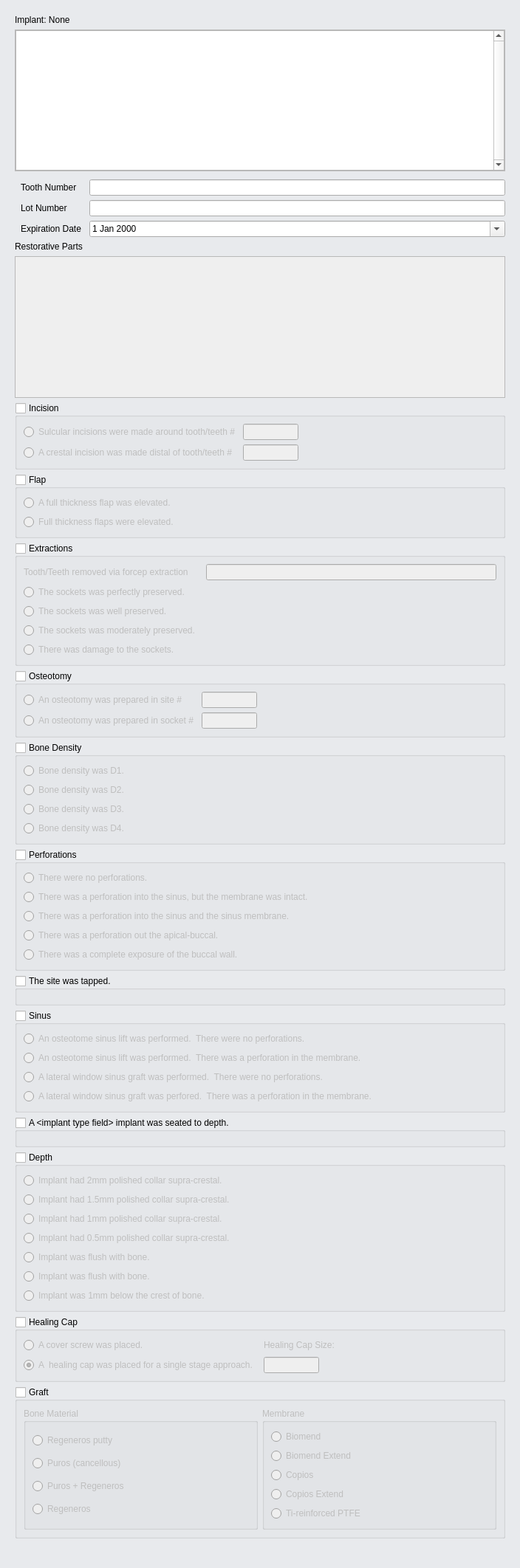
<?xml version="1.0" encoding="UTF-8"?>
<ui version="4.0">
 <class>newImplant</class>
 <widget class="QWidget" name="newImplant">
  <property name="geometry">
   <rect>
    <x>0</x>
    <y>0</y>
    <width>704</width>
    <height>1920</height>
   </rect>
  </property>
  <property name="windowTitle">
   <string>Form</string>
  </property>
  <property name="styleSheet">
   <string notr="true">#newImplant {
	background-color: rgb(232, 234, 237);
}</string>
  </property>
  <layout class="QVBoxLayout" name="verticalLayout">
   <item>
    <widget class="QWidget" name="newImplantWidget" native="true">
     <layout class="QVBoxLayout" name="newImplantLayout" stretch="0,0,0,0,0,0,1">
      <item>
       <widget class="QLabel" name="implantBoxLabel">
        <property name="text">
         <string>Implant: None</string>
        </property>
       </widget>
      </item>
      <item>
       <widget class="QScrollArea" name="scrollArea_2">
        <property name="sizePolicy">
         <sizepolicy hsizetype="Expanding" vsizetype="Fixed">
          <horstretch>0</horstretch>
          <verstretch>0</verstretch>
         </sizepolicy>
        </property>
        <property name="minimumSize">
         <size>
          <width>0</width>
          <height>192</height>
         </size>
        </property>
        <property name="maximumSize">
         <size>
          <width>16777215</width>
          <height>192</height>
         </size>
        </property>
        <property name="verticalScrollBarPolicy">
         <enum>Qt::ScrollBarAlwaysOff</enum>
        </property>
        <property name="widgetResizable">
         <bool>true</bool>
        </property>
        <widget class="QWidget" name="scrollAreaWidgetContents_2">
         <property name="geometry">
          <rect>
           <x>0</x>
           <y>0</y>
           <width>666</width>
           <height>190</height>
          </rect>
         </property>
         <layout class="QVBoxLayout" name="verticalLayout_7">
          <property name="spacing">
           <number>0</number>
          </property>
          <property name="leftMargin">
           <number>0</number>
          </property>
          <property name="topMargin">
           <number>0</number>
          </property>
          <property name="rightMargin">
           <number>0</number>
          </property>
          <property name="bottomMargin">
           <number>0</number>
          </property>
          <item>
           <widget class="QTreeView" name="implantList">
            <property name="sizePolicy">
             <sizepolicy hsizetype="Expanding" vsizetype="Expanding">
              <horstretch>0</horstretch>
              <verstretch>0</verstretch>
             </sizepolicy>
            </property>
            <property name="autoFillBackground">
             <bool>false</bool>
            </property>
            <property name="frameShadow">
             <enum>QFrame::Plain</enum>
            </property>
            <property name="verticalScrollBarPolicy">
             <enum>Qt::ScrollBarAlwaysOn</enum>
            </property>
            <property name="editTriggers">
             <set>QAbstractItemView::NoEditTriggers</set>
            </property>
           </widget>
          </item>
         </layout>
        </widget>
       </widget>
      </item>
      <item>
       <layout class="QGridLayout" name="implantGrid" columnstretch="0,0">
        <property name="leftMargin">
         <number>8</number>
        </property>
        <property name="topMargin">
         <number>5</number>
        </property>
        <property name="horizontalSpacing">
         <number>11</number>
        </property>
        <item row="2" column="0">
         <widget class="QLabel" name="label_9">
          <property name="text">
           <string>Expiration Date</string>
          </property>
         </widget>
        </item>
        <item row="0" column="0">
         <widget class="QLabel" name="label_6">
          <property name="text">
           <string>Tooth Number</string>
          </property>
         </widget>
        </item>
        <item row="2" column="1">
         <widget class="QDateEdit" name="expirationDate">
          <property name="calendarPopup">
           <bool>true</bool>
          </property>
         </widget>
        </item>
        <item row="1" column="0">
         <widget class="QLabel" name="label_8">
          <property name="text">
           <string>Lot Number</string>
          </property>
         </widget>
        </item>
        <item row="0" column="1">
         <widget class="QLineEdit" name="toothNumber"/>
        </item>
        <item row="1" column="1">
         <widget class="QLineEdit" name="lotNumber"/>
        </item>
       </layout>
      </item>
      <item>
       <widget class="QLabel" name="restorativePartsBoxLabel">
        <property name="text">
         <string>Restorative Parts</string>
        </property>
       </widget>
      </item>
      <item>
       <widget class="QScrollArea" name="restorativePartsScroll">
        <property name="sizePolicy">
         <sizepolicy hsizetype="Expanding" vsizetype="Fixed">
          <horstretch>0</horstretch>
          <verstretch>0</verstretch>
         </sizepolicy>
        </property>
        <property name="minimumSize">
         <size>
          <width>0</width>
          <height>192</height>
         </size>
        </property>
        <property name="maximumSize">
         <size>
          <width>16777215</width>
          <height>192</height>
         </size>
        </property>
        <property name="widgetResizable">
         <bool>true</bool>
        </property>
        <widget class="QWidget" name="restorativePartsScrollWidget">
         <property name="geometry">
          <rect>
           <x>0</x>
           <y>0</y>
           <width>666</width>
           <height>190</height>
          </rect>
         </property>
         <layout class="QVBoxLayout" name="verticalLayout_13">
          <property name="leftMargin">
           <number>0</number>
          </property>
          <property name="topMargin">
           <number>0</number>
          </property>
          <property name="rightMargin">
           <number>0</number>
          </property>
          <property name="bottomMargin">
           <number>0</number>
          </property>
          <item>
           <layout class="QVBoxLayout" name="restorativePartsList">
            <property name="sizeConstraint">
             <enum>QLayout::SetMinimumSize</enum>
            </property>
            <property name="leftMargin">
             <number>15</number>
            </property>
            <property name="topMargin">
             <number>9</number>
            </property>
            <property name="rightMargin">
             <number>9</number>
            </property>
            <property name="bottomMargin">
             <number>9</number>
            </property>
           </layout>
          </item>
         </layout>
        </widget>
       </widget>
      </item>
      <item>
       <layout class="QGridLayout" name="topReportGrid">
        <item row="1" column="0">
         <widget class="QGroupBox" name="flapBox">
          <property name="title">
           <string>Flap</string>
          </property>
          <property name="checkable">
           <bool>true</bool>
          </property>
          <property name="checked">
           <bool>false</bool>
          </property>
          <layout class="QVBoxLayout" name="verticalLayout_2">
           <item>
            <widget class="QRadioButton" name="radioButton_2">
             <property name="text">
              <string>A full thickness flap was elevated. </string>
             </property>
            </widget>
           </item>
           <item>
            <widget class="QRadioButton" name="radioButton_3">
             <property name="text">
              <string>Full thickness flaps were elevated. </string>
             </property>
            </widget>
           </item>
          </layout>
         </widget>
        </item>
        <item row="7" column="0">
         <widget class="QGroupBox" name="sinusBox">
          <property name="title">
           <string>Sinus</string>
          </property>
          <property name="checkable">
           <bool>true</bool>
          </property>
          <property name="checked">
           <bool>false</bool>
          </property>
          <layout class="QVBoxLayout" name="verticalLayout_6">
           <item>
            <widget class="QRadioButton" name="radioButton_18">
             <property name="text">
              <string>An osteotome sinus lift was performed.  There were no perforations. </string>
             </property>
            </widget>
           </item>
           <item>
            <widget class="QRadioButton" name="radioButton_21">
             <property name="text">
              <string>An osteotome sinus lift was performed.  There was a perforation in the membrane. </string>
             </property>
            </widget>
           </item>
           <item>
            <widget class="QRadioButton" name="radioButton_20">
             <property name="text">
              <string>A lateral window sinus graft was performed.  There were no perforations. </string>
             </property>
            </widget>
           </item>
           <item>
            <widget class="QRadioButton" name="radioButton_19">
             <property name="text">
              <string>A lateral window sinus graft was perfored.  There was a perforation in the membrane. </string>
             </property>
            </widget>
           </item>
          </layout>
         </widget>
        </item>
        <item row="6" column="0">
         <widget class="QGroupBox" name="tappedBox">
          <property name="title">
           <string>The site was tapped. </string>
          </property>
          <property name="checkable">
           <bool>true</bool>
          </property>
          <property name="checked">
           <bool>false</bool>
          </property>
          <layout class="QVBoxLayout" name="verticalLayout_5"/>
         </widget>
        </item>
        <item row="8" column="0">
         <widget class="QGroupBox" name="implantSeatedBox">
          <property name="title">
           <string>A &lt;implant type field&gt; implant was seated to depth. </string>
          </property>
          <property name="checkable">
           <bool>true</bool>
          </property>
          <property name="checked">
           <bool>false</bool>
          </property>
          <layout class="QVBoxLayout" name="verticalLayout_8"/>
         </widget>
        </item>
        <item row="0" column="0">
         <widget class="QGroupBox" name="incisionBox">
          <property name="sizePolicy">
           <sizepolicy hsizetype="Preferred" vsizetype="Preferred">
            <horstretch>0</horstretch>
            <verstretch>0</verstretch>
           </sizepolicy>
          </property>
          <property name="title">
           <string>Incision</string>
          </property>
          <property name="flat">
           <bool>false</bool>
          </property>
          <property name="checkable">
           <bool>true</bool>
          </property>
          <property name="checked">
           <bool>false</bool>
          </property>
          <layout class="QGridLayout" name="gridLayout_6" columnstretch="0,0,0,0,0,1">
           <item row="4" column="4">
            <widget class="QLineEdit" name="incisionEdit2">
             <property name="sizePolicy">
              <sizepolicy hsizetype="Fixed" vsizetype="Fixed">
               <horstretch>0</horstretch>
               <verstretch>0</verstretch>
              </sizepolicy>
             </property>
             <property name="maximumSize">
              <size>
               <width>75</width>
               <height>16777215</height>
              </size>
             </property>
            </widget>
           </item>
           <item row="3" column="3">
            <widget class="QRadioButton" name="incisionButton1">
             <property name="sizePolicy">
              <sizepolicy hsizetype="Minimum" vsizetype="Fixed">
               <horstretch>0</horstretch>
               <verstretch>0</verstretch>
              </sizepolicy>
             </property>
             <property name="text">
              <string>Sulcular incisions were made around tooth/teeth #</string>
             </property>
            </widget>
           </item>
           <item row="4" column="3">
            <widget class="QRadioButton" name="incisionButton2">
             <property name="sizePolicy">
              <sizepolicy hsizetype="Minimum" vsizetype="Fixed">
               <horstretch>0</horstretch>
               <verstretch>0</verstretch>
              </sizepolicy>
             </property>
             <property name="text">
              <string>A crestal incision was made distal of tooth/teeth #</string>
             </property>
            </widget>
           </item>
           <item row="3" column="4">
            <widget class="QLineEdit" name="incisionEdit1">
             <property name="sizePolicy">
              <sizepolicy hsizetype="Fixed" vsizetype="Fixed">
               <horstretch>0</horstretch>
               <verstretch>0</verstretch>
              </sizepolicy>
             </property>
             <property name="maximumSize">
              <size>
               <width>75</width>
               <height>16777215</height>
              </size>
             </property>
            </widget>
           </item>
           <item row="3" column="5">
            <widget class="QLabel" name="label_3">
             <property name="text">
              <string/>
             </property>
            </widget>
           </item>
          </layout>
         </widget>
        </item>
        <item row="2" column="0">
         <widget class="QGroupBox" name="extractionBox">
          <property name="title">
           <string>Extractions</string>
          </property>
          <property name="checkable">
           <bool>true</bool>
          </property>
          <property name="checked">
           <bool>false</bool>
          </property>
          <layout class="QGridLayout" name="gridLayout_9">
           <item row="3" column="0">
            <widget class="QRadioButton" name="extractionButton1">
             <property name="text">
              <string>The sockets was perfectly preserved. </string>
             </property>
            </widget>
           </item>
           <item row="6" column="0">
            <widget class="QRadioButton" name="extractionButton4">
             <property name="text">
              <string>There was damage to the sockets. </string>
             </property>
            </widget>
           </item>
           <item row="4" column="0">
            <widget class="QRadioButton" name="extractionButton2">
             <property name="text">
              <string>The sockets was well preserved. </string>
             </property>
            </widget>
           </item>
           <item row="5" column="0">
            <widget class="QRadioButton" name="extractionButton3">
             <property name="text">
              <string>The sockets was moderately preserved. </string>
             </property>
            </widget>
           </item>
           <item row="2" column="0">
            <widget class="QLabel" name="label_17">
             <property name="text">
              <string>Tooth/Teeth removed via forcep extraction</string>
             </property>
            </widget>
           </item>
           <item row="2" column="1">
            <widget class="QLineEdit" name="extractionEdit"/>
           </item>
          </layout>
         </widget>
        </item>
        <item row="3" column="0">
         <widget class="QGroupBox" name="osteotomyBox">
          <property name="title">
           <string>Osteotomy</string>
          </property>
          <property name="checkable">
           <bool>true</bool>
          </property>
          <property name="checked">
           <bool>false</bool>
          </property>
          <layout class="QGridLayout" name="gridLayout_5" columnstretch="0,0,0,1">
           <property name="sizeConstraint">
            <enum>QLayout::SetDefaultConstraint</enum>
           </property>
           <item row="0" column="0">
            <widget class="QRadioButton" name="osteotomyButton1">
             <property name="text">
              <string>An osteotomy was prepared in site #</string>
             </property>
            </widget>
           </item>
           <item row="5" column="2">
            <widget class="QLineEdit" name="osteotomyEdit2">
             <property name="sizePolicy">
              <sizepolicy hsizetype="Fixed" vsizetype="Fixed">
               <horstretch>0</horstretch>
               <verstretch>0</verstretch>
              </sizepolicy>
             </property>
             <property name="maximumSize">
              <size>
               <width>75</width>
               <height>16777215</height>
              </size>
             </property>
            </widget>
           </item>
           <item row="0" column="2">
            <widget class="QLineEdit" name="osteotomyEdit1">
             <property name="sizePolicy">
              <sizepolicy hsizetype="Fixed" vsizetype="Fixed">
               <horstretch>0</horstretch>
               <verstretch>0</verstretch>
              </sizepolicy>
             </property>
             <property name="maximumSize">
              <size>
               <width>75</width>
               <height>16777215</height>
              </size>
             </property>
            </widget>
           </item>
           <item row="5" column="0">
            <widget class="QRadioButton" name="osteotomyButton2">
             <property name="text">
              <string>An osteotomy was prepared in socket #</string>
             </property>
            </widget>
           </item>
           <item row="0" column="3">
            <widget class="QLabel" name="label_2">
             <property name="text">
              <string/>
             </property>
            </widget>
           </item>
          </layout>
         </widget>
        </item>
        <item row="5" column="0">
         <widget class="QGroupBox" name="perforationsBox">
          <property name="title">
           <string>Perforations</string>
          </property>
          <property name="checkable">
           <bool>true</bool>
          </property>
          <property name="checked">
           <bool>false</bool>
          </property>
          <layout class="QVBoxLayout" name="verticalLayout_4">
           <item>
            <widget class="QRadioButton" name="radioButton_13">
             <property name="text">
              <string>There were no perforations. </string>
             </property>
            </widget>
           </item>
           <item>
            <widget class="QRadioButton" name="radioButton_17">
             <property name="text">
              <string>There was a perforation into the sinus, but the membrane was intact. </string>
             </property>
            </widget>
           </item>
           <item>
            <widget class="QRadioButton" name="radioButton_16">
             <property name="text">
              <string>There was a perforation into the sinus and the sinus membrane. </string>
             </property>
            </widget>
           </item>
           <item>
            <widget class="QRadioButton" name="radioButton_15">
             <property name="text">
              <string>There was a perforation out the apical-buccal. </string>
             </property>
            </widget>
           </item>
           <item>
            <widget class="QRadioButton" name="radioButton_14">
             <property name="text">
              <string>There was a complete exposure of the buccal wall. </string>
             </property>
            </widget>
           </item>
          </layout>
         </widget>
        </item>
        <item row="4" column="0">
         <widget class="QGroupBox" name="boneDensityBox">
          <property name="title">
           <string>Bone Density</string>
          </property>
          <property name="checkable">
           <bool>true</bool>
          </property>
          <property name="checked">
           <bool>false</bool>
          </property>
          <layout class="QVBoxLayout" name="verticalLayout_3">
           <item>
            <widget class="QRadioButton" name="radioButton_9">
             <property name="text">
              <string>Bone density was D1. </string>
             </property>
            </widget>
           </item>
           <item>
            <widget class="QRadioButton" name="radioButton_12">
             <property name="text">
              <string>Bone density was D2. </string>
             </property>
            </widget>
           </item>
           <item>
            <widget class="QRadioButton" name="radioButton_11">
             <property name="text">
              <string>Bone density was D3. </string>
             </property>
            </widget>
           </item>
           <item>
            <widget class="QRadioButton" name="radioButton_10">
             <property name="text">
              <string>Bone density was D4. </string>
             </property>
            </widget>
           </item>
          </layout>
         </widget>
        </item>
        <item row="9" column="0">
         <widget class="QGroupBox" name="depthBox">
          <property name="title">
           <string>Depth</string>
          </property>
          <property name="checkable">
           <bool>true</bool>
          </property>
          <property name="checked">
           <bool>false</bool>
          </property>
          <layout class="QVBoxLayout" name="verticalLayout_9">
           <item>
            <widget class="QRadioButton" name="radioButton_22">
             <property name="text">
              <string>Implant had 2mm polished collar supra-crestal. </string>
             </property>
            </widget>
           </item>
           <item>
            <widget class="QRadioButton" name="radioButton_28">
             <property name="text">
              <string>Implant had 1.5mm polished collar supra-crestal. </string>
             </property>
            </widget>
           </item>
           <item>
            <widget class="QRadioButton" name="radioButton_27">
             <property name="text">
              <string>Implant had 1mm polished collar supra-crestal. </string>
             </property>
            </widget>
           </item>
           <item>
            <widget class="QRadioButton" name="radioButton_26">
             <property name="text">
              <string>Implant had 0.5mm polished collar supra-crestal. </string>
             </property>
            </widget>
           </item>
           <item>
            <widget class="QRadioButton" name="radioButton_25">
             <property name="text">
              <string>Implant was flush with bone. </string>
             </property>
            </widget>
           </item>
           <item>
            <widget class="QRadioButton" name="radioButton_24">
             <property name="text">
              <string>Implant was flush with bone. </string>
             </property>
            </widget>
           </item>
           <item>
            <widget class="QRadioButton" name="radioButton_23">
             <property name="text">
              <string>Implant was 1mm below the crest of bone. </string>
             </property>
            </widget>
           </item>
          </layout>
         </widget>
        </item>
        <item row="11" column="0">
         <widget class="QGroupBox" name="graftBox">
          <property name="title">
           <string>Graft</string>
          </property>
          <property name="checkable">
           <bool>true</bool>
          </property>
          <property name="checked">
           <bool>false</bool>
          </property>
          <layout class="QHBoxLayout" name="horizontalLayout_2">
           <item>
            <widget class="QGroupBox" name="boneMaterialBox">
             <property name="title">
              <string>Bone Material</string>
             </property>
             <layout class="QVBoxLayout" name="verticalLayout_10">
              <item>
               <widget class="QRadioButton" name="radioButton_31">
                <property name="text">
                 <string>Regeneros putty</string>
                </property>
               </widget>
              </item>
              <item>
               <widget class="QRadioButton" name="radioButton_34">
                <property name="text">
                 <string>Puros (cancellous)</string>
                </property>
               </widget>
              </item>
              <item>
               <widget class="QRadioButton" name="radioButton_33">
                <property name="text">
                 <string>Puros + Regeneros</string>
                </property>
               </widget>
              </item>
              <item>
               <widget class="QRadioButton" name="radioButton_32">
                <property name="text">
                 <string>Regeneros</string>
                </property>
               </widget>
              </item>
             </layout>
            </widget>
           </item>
           <item>
            <widget class="QGroupBox" name="boneMembraneBox">
             <property name="title">
              <string>Membrane</string>
             </property>
             <layout class="QVBoxLayout" name="verticalLayout_11">
              <item>
               <widget class="QRadioButton" name="radioButton_39">
                <property name="text">
                 <string>Biomend</string>
                </property>
               </widget>
              </item>
              <item>
               <widget class="QRadioButton" name="radioButton_35">
                <property name="text">
                 <string>Biomend Extend</string>
                </property>
               </widget>
              </item>
              <item>
               <widget class="QRadioButton" name="radioButton_36">
                <property name="text">
                 <string>Copios</string>
                </property>
               </widget>
              </item>
              <item>
               <widget class="QRadioButton" name="radioButton_38">
                <property name="text">
                 <string>Copios Extend</string>
                </property>
               </widget>
              </item>
              <item>
               <widget class="QRadioButton" name="radioButton_37">
                <property name="text">
                 <string>Ti-reinforced PTFE</string>
                </property>
               </widget>
              </item>
             </layout>
            </widget>
           </item>
          </layout>
         </widget>
        </item>
        <item row="10" column="0">
         <widget class="QGroupBox" name="healingCapBox">
          <property name="title">
           <string>Healing Cap</string>
          </property>
          <property name="checkable">
           <bool>true</bool>
          </property>
          <property name="checked">
           <bool>false</bool>
          </property>
          <layout class="QGridLayout" name="gridLayout_7" columnstretch="0,0,0">
           <item row="5" column="1">
            <widget class="QLineEdit" name="healingCapEdit">
             <property name="enabled">
              <bool>true</bool>
             </property>
             <property name="maximumSize">
              <size>
               <width>75</width>
               <height>16777215</height>
              </size>
             </property>
            </widget>
           </item>
           <item row="5" column="0">
            <widget class="QRadioButton" name="healingCapButton2">
             <property name="text">
              <string>A  healing cap was placed for a single stage approach. </string>
             </property>
             <property name="checked">
              <bool>true</bool>
             </property>
            </widget>
           </item>
           <item row="0" column="0">
            <widget class="QRadioButton" name="healingCapButton1">
             <property name="text">
              <string>A cover screw was placed. </string>
             </property>
            </widget>
           </item>
           <item row="0" column="1">
            <widget class="QLabel" name="healingCapEditLabel">
             <property name="text">
              <string>Healing Cap Size:</string>
             </property>
             <property name="buddy">
              <cstring>healingCapEdit</cstring>
             </property>
            </widget>
           </item>
           <item row="5" column="2">
            <spacer name="horizontalSpacer">
             <property name="orientation">
              <enum>Qt::Horizontal</enum>
             </property>
             <property name="sizeHint" stdset="0">
              <size>
               <width>40</width>
               <height>20</height>
              </size>
             </property>
            </spacer>
           </item>
          </layout>
         </widget>
        </item>
       </layout>
      </item>
      <item>
       <widget class="QLabel" name="label">
        <property name="enabled">
         <bool>false</bool>
        </property>
        <property name="text">
         <string/>
        </property>
       </widget>
      </item>
     </layout>
    </widget>
   </item>
  </layout>
 </widget>
 <resources/>
 <connections>
  <connection>
   <sender>healingCapButton1</sender>
   <signal>pressed()</signal>
   <receiver>healingCapEditLabel</receiver>
   <slot>hide()</slot>
   <hints>
    <hint type="sourcelabel">
     <x>142</x>
     <y>1644</y>
    </hint>
    <hint type="destinationlabel">
     <x>347</x>
     <y>1637</y>
    </hint>
   </hints>
  </connection>
  <connection>
   <sender>healingCapButton1</sender>
   <signal>pressed()</signal>
   <receiver>healingCapEdit</receiver>
   <slot>hide()</slot>
   <hints>
    <hint type="sourcelabel">
     <x>312</x>
     <y>1639</y>
    </hint>
    <hint type="destinationlabel">
     <x>355</x>
     <y>1666</y>
    </hint>
   </hints>
  </connection>
  <connection>
   <sender>healingCapButton2</sender>
   <signal>pressed()</signal>
   <receiver>healingCapEditLabel</receiver>
   <slot>show()</slot>
   <hints>
    <hint type="sourcelabel">
     <x>294</x>
     <y>1662</y>
    </hint>
    <hint type="destinationlabel">
     <x>372</x>
     <y>1643</y>
    </hint>
   </hints>
  </connection>
  <connection>
   <sender>healingCapButton2</sender>
   <signal>pressed()</signal>
   <receiver>healingCapEdit</receiver>
   <slot>show()</slot>
   <hints>
    <hint type="sourcelabel">
     <x>312</x>
     <y>1659</y>
    </hint>
    <hint type="destinationlabel">
     <x>379</x>
     <y>1666</y>
    </hint>
   </hints>
  </connection>
  <connection>
   <sender>incisionButton1</sender>
   <signal>pressed()</signal>
   <receiver>incisionEdit1</receiver>
   <slot>show()</slot>
   <hints>
    <hint type="sourcelabel">
     <x>192</x>
     <y>565</y>
    </hint>
    <hint type="destinationlabel">
     <x>318</x>
     <y>569</y>
    </hint>
   </hints>
  </connection>
  <connection>
   <sender>incisionButton2</sender>
   <signal>pressed()</signal>
   <receiver>incisionEdit2</receiver>
   <slot>show()</slot>
   <hints>
    <hint type="sourcelabel">
     <x>273</x>
     <y>597</y>
    </hint>
    <hint type="destinationlabel">
     <x>329</x>
     <y>597</y>
    </hint>
   </hints>
  </connection>
  <connection>
   <sender>incisionButton1</sender>
   <signal>pressed()</signal>
   <receiver>incisionEdit2</receiver>
   <slot>hide()</slot>
   <hints>
    <hint type="sourcelabel">
     <x>221</x>
     <y>574</y>
    </hint>
    <hint type="destinationlabel">
     <x>357</x>
     <y>599</y>
    </hint>
   </hints>
  </connection>
  <connection>
   <sender>incisionButton2</sender>
   <signal>pressed()</signal>
   <receiver>incisionEdit1</receiver>
   <slot>hide()</slot>
   <hints>
    <hint type="sourcelabel">
     <x>217</x>
     <y>594</y>
    </hint>
    <hint type="destinationlabel">
     <x>362</x>
     <y>567</y>
    </hint>
   </hints>
  </connection>
  <connection>
   <sender>osteotomyButton1</sender>
   <signal>pressed()</signal>
   <receiver>osteotomyEdit1</receiver>
   <slot>show()</slot>
   <hints>
    <hint type="sourcelabel">
     <x>171</x>
     <y>887</y>
    </hint>
    <hint type="destinationlabel">
     <x>276</x>
     <y>885</y>
    </hint>
   </hints>
  </connection>
  <connection>
   <sender>osteotomyButton1</sender>
   <signal>pressed()</signal>
   <receiver>osteotomyEdit2</receiver>
   <slot>hide()</slot>
   <hints>
    <hint type="sourcelabel">
     <x>177</x>
     <y>881</y>
    </hint>
    <hint type="destinationlabel">
     <x>304</x>
     <y>907</y>
    </hint>
   </hints>
  </connection>
  <connection>
   <sender>osteotomyButton2</sender>
   <signal>pressed()</signal>
   <receiver>osteotomyEdit2</receiver>
   <slot>show()</slot>
   <hints>
    <hint type="sourcelabel">
     <x>216</x>
     <y>909</y>
    </hint>
    <hint type="destinationlabel">
     <x>278</x>
     <y>911</y>
    </hint>
   </hints>
  </connection>
  <connection>
   <sender>incisionEdit1</sender>
   <signal>textEdited(QString)</signal>
   <receiver>incisionButton1</receiver>
   <slot>click()</slot>
   <hints>
    <hint type="sourcelabel">
     <x>348</x>
     <y>570</y>
    </hint>
    <hint type="destinationlabel">
     <x>155</x>
     <y>571</y>
    </hint>
   </hints>
  </connection>
  <connection>
   <sender>incisionEdit2</sender>
   <signal>textEdited(QString)</signal>
   <receiver>incisionButton2</receiver>
   <slot>click()</slot>
   <hints>
    <hint type="sourcelabel">
     <x>343</x>
     <y>599</y>
    </hint>
    <hint type="destinationlabel">
     <x>212</x>
     <y>601</y>
    </hint>
   </hints>
  </connection>
  <connection>
   <sender>osteotomyEdit1</sender>
   <signal>textEdited(QString)</signal>
   <receiver>osteotomyButton1</receiver>
   <slot>click()</slot>
   <hints>
    <hint type="sourcelabel">
     <x>312</x>
     <y>884</y>
    </hint>
    <hint type="destinationlabel">
     <x>155</x>
     <y>888</y>
    </hint>
   </hints>
  </connection>
  <connection>
   <sender>osteotomyEdit2</sender>
   <signal>textEdited(QString)</signal>
   <receiver>osteotomyButton2</receiver>
   <slot>click()</slot>
   <hints>
    <hint type="sourcelabel">
     <x>318</x>
     <y>912</y>
    </hint>
    <hint type="destinationlabel">
     <x>136</x>
     <y>913</y>
    </hint>
   </hints>
  </connection>
  <connection>
   <sender>osteotomyButton2</sender>
   <signal>pressed()</signal>
   <receiver>osteotomyEdit1</receiver>
   <slot>hide()</slot>
   <hints>
    <hint type="sourcelabel">
     <x>175</x>
     <y>911</y>
    </hint>
    <hint type="destinationlabel">
     <x>300</x>
     <y>883</y>
    </hint>
   </hints>
  </connection>
  <connection>
   <sender>toothNumber</sender>
   <signal>textEdited(QString)</signal>
   <receiver>incisionEdit1</receiver>
   <slot>setText(QString)</slot>
   <hints>
    <hint type="sourcelabel">
     <x>397</x>
     <y>249</y>
    </hint>
    <hint type="destinationlabel">
     <x>637</x>
     <y>569</y>
    </hint>
   </hints>
  </connection>
  <connection>
   <sender>toothNumber</sender>
   <signal>textEdited(QString)</signal>
   <receiver>incisionEdit2</receiver>
   <slot>setText(QString)</slot>
   <hints>
    <hint type="sourcelabel">
     <x>397</x>
     <y>249</y>
    </hint>
    <hint type="destinationlabel">
     <x>637</x>
     <y>595</y>
    </hint>
   </hints>
  </connection>
  <connection>
   <sender>toothNumber</sender>
   <signal>textEdited(QString)</signal>
   <receiver>extractionEdit</receiver>
   <slot>setText(QString)</slot>
   <hints>
    <hint type="sourcelabel">
     <x>397</x>
     <y>249</y>
    </hint>
    <hint type="destinationlabel">
     <x>463</x>
     <y>733</y>
    </hint>
   </hints>
  </connection>
  <connection>
   <sender>toothNumber</sender>
   <signal>textEdited(QString)</signal>
   <receiver>osteotomyEdit1</receiver>
   <slot>setText(QString)</slot>
   <hints>
    <hint type="sourcelabel">
     <x>397</x>
     <y>249</y>
    </hint>
    <hint type="destinationlabel">
     <x>637</x>
     <y>884</y>
    </hint>
   </hints>
  </connection>
  <connection>
   <sender>toothNumber</sender>
   <signal>textEdited(QString)</signal>
   <receiver>osteotomyEdit2</receiver>
   <slot>setText(QString)</slot>
   <hints>
    <hint type="sourcelabel">
     <x>397</x>
     <y>249</y>
    </hint>
    <hint type="destinationlabel">
     <x>637</x>
     <y>910</y>
    </hint>
   </hints>
  </connection>
 </connections>
</ui>
